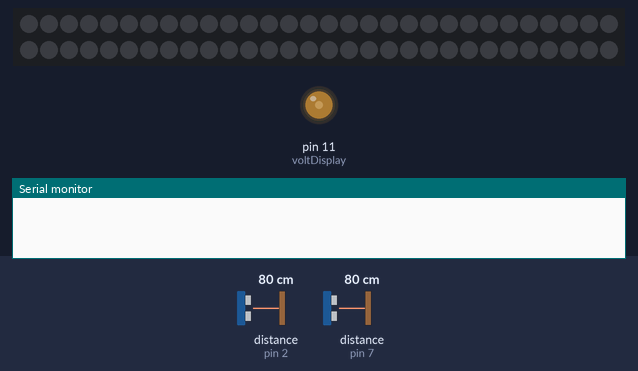
Simulated run of this sketch. Board: Arduino Uno, built with avr-gcc and run on an emulated ATmega328P. Shown: 60 RGB LEDs in strip order, left to right, continuing on the next row, output pins drawn as LEDs (lit = HIGH), the last lines printed to the serial monitor. Wiring (inferred from the names in the program): 2 × ultrasonic range finder: trigger pin 3, echo pin 2 / trigger pin 6, echo pin 7. Inputs (shaded band) come from the test bench; at power-on: distance to the obstacle (sensors on pin 2, pin 7) 80 cm. The echo pulse lasts 58.3 µs per cm; dim RGB values are drawn brighter than linear; pins used as bus, display or sensor lines are not drawn.

Above: at 1.2 s.
1.3 s: distance to the obstacle (sensor on pin 2) set to 22 cm
2.9 s: distance to the obstacle (sensor on pin 2) set to 18 cm
At 4.5 s:
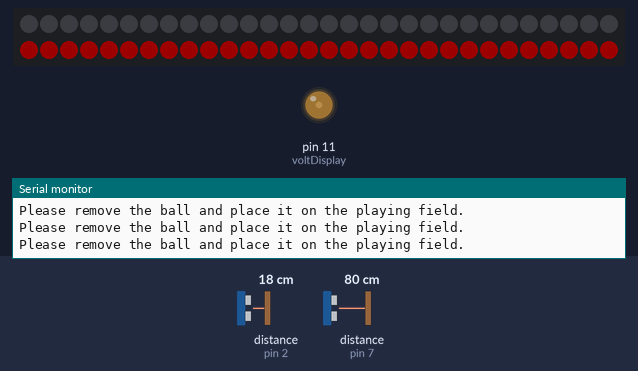
4.8 s: distance to the obstacle (sensor on pin 2) set to 35 cm
At 6.3 s:
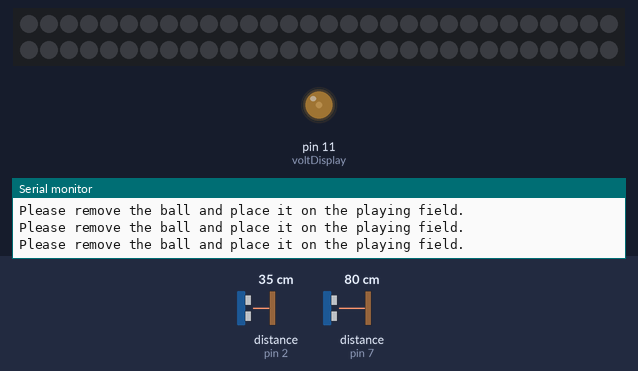
6.6 s: distance to the obstacle (sensor on pin 7) set to 23 cm
8.1 s: distance to the obstacle (sensor on pin 7) set to 18 cm
At 8.9 s:
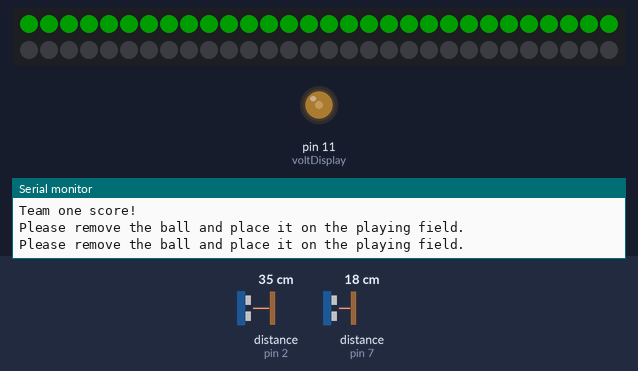
9.8 s: distance to the obstacle (sensor on pin 7) set to 35 cm
At 11.3 s:
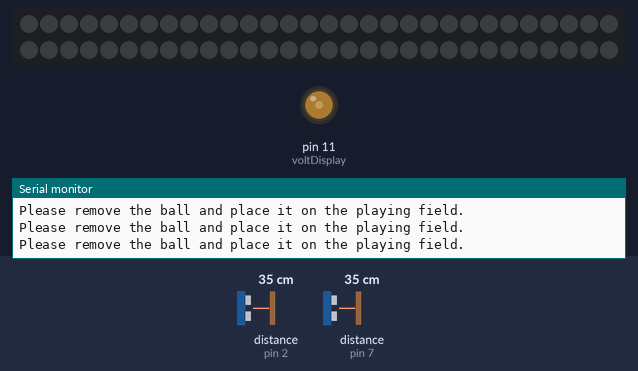
Timing chart, 0 to 12.5 s (numbered marks = the images above; inputs shaded):
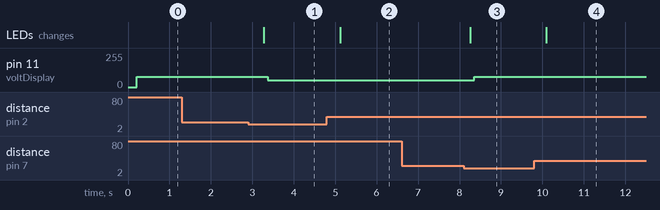

The sketch:

keen-pong.ino
```cpp
#include <Adafruit_NeoPixel.h>

#define voltDisplay 11           // the PWM pin the LED is attached to
#define brightness 0    // how bright the LED is
#define fadeAmount 3    // how many points to fade the LED by

// Sensor 1
// Echo 2
#define teamOneEcho 2
// Trig 3
#define teamOneTrig 3

// Sensor 2
// Echo 7
#define teamTwoEcho 7
// Trig 6
#define teamTwoTrig 6

// Win distance
# define winDistance 20

// LED Pin
#define LED_PIN 9

//LED Count
#define LED_COUNT 60

//Declare strip
Adafruit_NeoPixel strip(LED_COUNT, LED_PIN, NEO_GRB + NEO_KHZ800);


#define DEBUG false

long durationOne, durationTwo, distanceOne, distanceTwo;
int teamTwoScore = 0, teamOneScore = 0, displayScore = 0;
boolean ballReset = true;


// the setup routine runs once when you press reset:
void setup() {
  Serial.begin (9600);
  // declare pin 11 to be an output:
  pinMode(voltDisplay, OUTPUT);
  //Sensor 1 setup
  pinMode(teamOneTrig, OUTPUT);
  pinMode(teamOneEcho, INPUT);
  //Sensor 2 setuo
  pinMode(teamTwoTrig, OUTPUT);
  pinMode(teamTwoEcho, INPUT);
  // Pixels
  strip.begin();           // INITIALIZE NeoPixel strip object (REQUIRED)
  strip.show();            // Turn OFF all pixels ASAP
  strip.setBrightness(50);
}

// the loop routine runs over and over again forever:
void loop() {

  // Read sensor 1
  digitalWrite(teamOneTrig, LOW);  // Added this line
  delayMicroseconds(2); // Added this line
  digitalWrite(teamOneTrig, HIGH);
  delayMicroseconds(10); // Added this line
  digitalWrite(teamOneTrig, LOW);
  durationOne = pulseIn(teamOneEcho, HIGH);
  distanceOne = (durationOne/2) / 29.1;

  // Distance write one
  if (DEBUG){
    Serial.print("Sensor one: ");
    Serial.print(distanceOne);
    Serial.println();
  }
  delay(100);

  // Read sensor 2
  digitalWrite(teamTwoTrig, LOW);  // Added this line
  delayMicroseconds(2); // Added this line
  digitalWrite(teamTwoTrig, HIGH);
  delayMicroseconds(10); // Added this line
  digitalWrite(teamTwoTrig, LOW);
  durationTwo = pulseIn(teamTwoEcho, HIGH);
  distanceTwo = (durationTwo/2) / 29.1;

  // Distance write two
  if(DEBUG){
    Serial.print("Sensor two: ");
    Serial.print(distanceTwo);
    Serial.println();

    Serial.print("Ball reset:");
    Serial.println(ballReset);
  }
  // Check if there was a score
  if(distanceOne < winDistance && ballReset == true){
    Serial.println("Team two score!");
     teamTwoScore = teamTwoScore + 1;
     ballReset = false;
     point(2);
  }
  else if(distanceTwo < winDistance && ballReset == true){
    Serial.println("Team one score!");
    teamOneScore = teamOneScore + 1;
    ballReset = false;
    point(1);
  }
  else if(distanceTwo > winDistance && distanceOne > winDistance && ballReset == false){
    ballReset = true;
    strip.clear();
    strip.show();
  }
  else if(ballReset == false){
    Serial.println("Please remove the ball and place it on the playing field.");
  }


  delay(100);

  // Show score
  // if team a > team b, show -3
  // if team a < team b, show +3
  displayScore = (teamOneScore - teamTwoScore) + 3;
  analogWrite(voltDisplay, 153*(0.166667*displayScore));
  delay(100);

  if(abs(teamOneScore - teamTwoScore) >= 3){
    if(teamOneScore > teamTwoScore){
      Serial.println("Team one wins!");
      win(1);
    }
    else {
      Serial.println("Team two wins!");
      win(2);
    }
    teamOneScore = 0;
    teamTwoScore = 0;
  }

}

void point(int team){
  int i = 0;
  strip.clear();
  if (team == 1){
    for(i; i<LED_COUNT/2; i++) { // For each pixel...
      // pixels.Color() takes RGB values, from 0,0,0 up to 255,255,255
      // Here we're using a moderately bright green color:
      strip.setPixelColor(i, strip.Color(0, 150, 0));
      strip.show();   // Send the updated pixel colors to the hardware.
    }
  }
  else{
    i = LED_COUNT/2;
    for(i; i<LED_COUNT; i++) { // For each pixel...
      // pixels.Color() takes RGB values, from 0,0,0 up to 255,255,255
      // Here we're using a moderately bright green color:
      strip.setPixelColor(i, strip.Color(150, 0, 0));
      strip.show();   // Send the updated pixel colors to the hardware.
    }
  }

}

void win(int team){
  int upperLimit = LED_COUNT;
  int lowerLimit = 0;
  if (team == 1){
    upperLimit = LED_COUNT/2;
  }
  else{
    lowerLimit = LED_COUNT/2;
  }

  for(long firstPixelHue = 0; firstPixelHue < 5*65536; firstPixelHue += 256) {
    for(int i= lowerLimit; i<upperLimit; i++) { // For each pixel in strip...
      // Offset pixel hue by an amount to make one full revolution of the
      // color wheel (range of 65536) along the length of the strip
      // (strip.numPixels() steps):
      int pixelHue = firstPixelHue + (i * 65536L / strip.numPixels());
      // strip.ColorHSV() can take 1 or 3 arguments: a hue (0 to 65535) or
      // optionally add saturation and value (brightness) (each 0 to 255).
      // Here we're using just the single-argument hue variant. The result
      // is passed through strip.gamma32() to provide 'truer' colors
      // before assigning to each pixel:
      strip.setPixelColor(i, strip.gamma32(strip.ColorHSV(pixelHue)));
    }
    strip.show(); // Update strip with new contents
  }
}
```

Measured:
- the behaviour switches between 21 and 20 cm on distance to the obstacle (sensor on pin 2) (found by bisection; images 0 and 1)
- the behaviour switches between 21 and 20 cm on distance to the obstacle (sensor on pin 7) (found by bisection; images 2 and 3)
- after the input at 1.3 s, every drawn part: stays the same
- after the input at 2.9 s, pin 11 (voltDisplay): 76/255 → 51/255 after 0.48 s; the LEDs: change after 0.38 s (image 1)
- after the input at 4.8 s, the LEDs: change after 0.32 s (image 2)
- after the input at 6.6 s, every drawn part: stays the same
- after the input at 8.1 s, pin 11 (voltDisplay): 51/255 → 76/255 after 0.26 s; the LEDs: change after 0.16 s (image 3)
- after the input at 9.8 s, the LEDs: change after 0.29 s (image 4)
